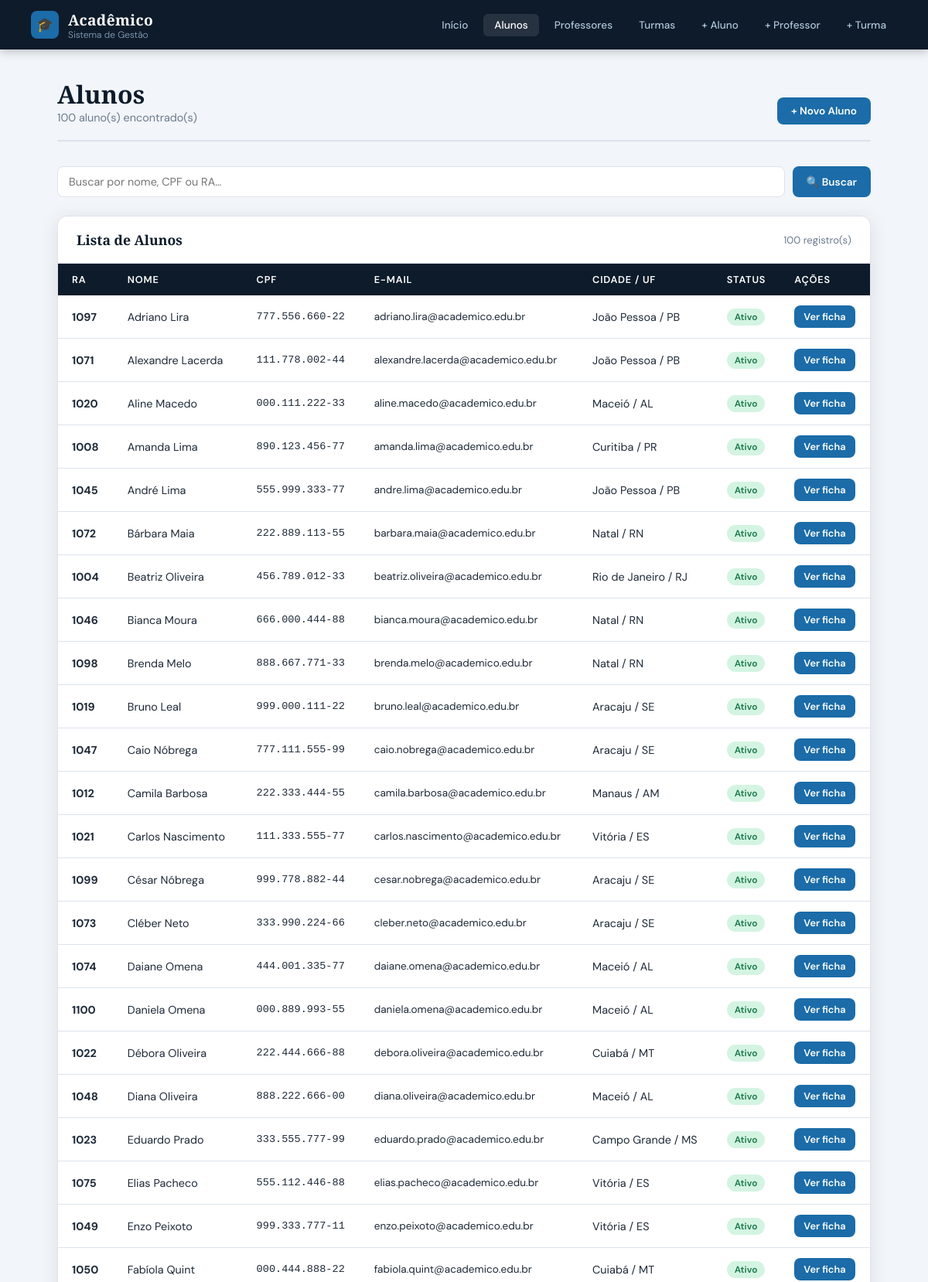
/alunos_lista.php (upper part), run on the app's committed database.
### tables this page shows
CREATE TABLE `alunos` (
  `ra`        INT(16)      NOT NULL AUTO_INCREMENT,
  `nome`      VARCHAR(80)  NOT NULL,
  `cpf`       CHAR(14)     NOT NULL,
  `email`     VARCHAR(100) NOT NULL,
  `telefone`  VARCHAR(20)  DEFAULT NULL,
  `data_nasc` DATE         DEFAULT NULL,
  `endereco`  VARCHAR(150) DEFAULT NULL,
  `cidade`    VARCHAR(60)  DEFAULT NULL,
  `uf`        CHAR(2)      DEFAULT NULL,
  `ativo`     TINYINT(1)   NOT NULL DEFAULT 1,
  PRIMARY KEY (`ra`)
);

### alunos_lista.php (the view, shortened to what this page needs)
<?php
include('./_header.php');
include('./conect.php');
$busca = isset($_GET['busca']) ? mysqli_real_escape_string($con, trim($_GET['busca'])) : '';
if ($busca !== '') {
  $query = "SELECT * FROM alunos WHERE ativo=1
            AND (nome LIKE '%$busca%' OR cpf LIKE '%$busca%' OR ra LIKE '%$busca%')
            ORDER BY nome";
} else {
  $query = "SELECT * FROM alunos WHERE ativo=1 ORDER BY nome";
}
$resultado = mysqli_query($con, $query);
$total     = mysqli_num_rows($resultado);
?>
<main class="page">
  <div class="page-header">
    <div>
      <h2>Alunos</h2>
      <p><?php echo $total ?> aluno(s) encontrado(s)</p>
    </div>
    <a href="alunocadas.php" class="btn btn-primary">+ Novo Aluno</a>
  </div>
  <form method="GET" action="alunos_lista.php" style="margin-bottom:24px;display:flex;gap:10px;">
    <input type="text" name="busca" value="<?php echo htmlspecialchars($busca) ?>"
           placeholder="Buscar por nome, CPF ou RA…"
           style="flex:1;padding:10px 14px;border:1.5px solid var(--border);border-radius:8px;
                  font-family:'DM Sans',sans-serif;font-size:.9rem;outline:none;">
    <button type="submit" class="btn btn-primary">🔍 Buscar</button>
  </form>
  <div class="table-card">
    <div class="table-toolbar">
      <h3>Lista de Alunos</h3>
      <span style="font-size:.82rem;color:var(--muted);"><?php echo $total ?> registro(s)</span>
    </div>
    <?php if ($total === 0): ?>
    <div class="empty-state">
      <div class="icon">🔍</div>
      <p>Nenhum aluno encontrado<?php echo $busca ? " para \"$busca\"" : '' ?>.</p>
    </div>
    <?php else: ?>
    <div style="overflow-x:auto;">
      <table class="data-table">
        <thead>
          <tr>
            <th>RA</th>
            <th>Nome</th>
            <th>CPF</th>
            <th>E-mail</th>
            <th>Cidade / UF</th>
            <th>Status</th>
            <th>Ações</th>
          </tr>
        </thead>
        <tbody>
          <?php while ($a = mysqli_fetch_assoc($resultado)): ?>
          <tr>
            <td><strong><?php echo $a['ra'] ?></strong></td>
            <td><?php echo htmlspecialchars($a['nome']) ?></td>
            <td style="font-family:monospace;font-size:.85rem;"><?php echo $a['cpf'] ?></td>
            <td style="font-size:.85rem;"><?php echo htmlspecialchars($a['email']) ?></td>
            <td><?php echo htmlspecialchars($a['cidade']) ?><?php echo $a['uf'] ? ' / '.$a['uf'] : '' ?></td>
            <td><span class="badge badge-green">Ativo</span></td>
            <td>
              <a href="aluno_ficha.php?ra=<?php echo $a['ra'] ?>" class="btn btn-sm btn-primary">Ver ficha</a>
            </td>
          </tr>
          <?php endwhile; ?>
        </tbody>
      </table>
    </div>
    <?php endif; ?>
  </div>
</main>
</body>
</html>

### estilo.css (style rules this page uses)
*, *::before, *::after { box-sizing: border-box; margin: 0; padding: 0; }
:root { --navy: #0d1b2a; --teal: #1b6ca8; --teal-l: #2485c7; --gold: #e8a020; --bg: #f2f5f9; --card: #ffffff; --border: #dde3ed; --text: #1e2a38; --muted: #6b7a8d; --danger: #c0392b; --success:#1a7a4a; --radius: 12px; --shadow: 0 4px 24px rgba(13,27,42,.10); }
body { font-family: 'DM Sans', sans-serif; background: var(--bg); color: var(--text); min-height: 100vh; }
.page { max-width: 1100px; margin: 0 auto; padding: 40px 24px 60px; }
.page-header { display: flex; align-items: flex-end; justify-content: space-between; margin-bottom: 32px; border-bottom: 2px solid var(--border); padding-bottom: 20px; }
.page-header h2 { font-family: 'Playfair Display', serif; font-size: 2rem; color: var(--navy); line-height: 1.1; }
.page-header p { font-size: .9rem; color: var(--muted); margin-top: 4px; }
.btn { display: inline-flex; align-items: center; gap: 6px; padding: 9px 18px; border-radius: 8px; font-family: 'DM Sans', sans-serif; font-size: .85rem; font-weight: 600; text-decoration: none; cursor: pointer; border: none; transition: background .2s, transform .15s; }
.btn-primary { background: var(--teal); color: #fff; }
.btn-sm { padding: 6px 12px; font-size: .8rem; }
.table-card { background: var(--card); border: 1px solid var(--border); border-radius: var(--radius); box-shadow: var(--shadow); overflow: hidden; }
.table-toolbar { display: flex; align-items: center; justify-content: space-between; padding: 18px 24px; border-bottom: 1px solid var(--border); }
.table-toolbar h3 { font-family: 'Playfair Display', serif; font-size: 1.1rem; color: var(--navy); }
table.data-table { width: 100%; border-collapse: collapse; }
table.data-table thead { background: var(--navy); color: #fff; }
table.data-table thead th { padding: 12px 18px; font-size: .8rem; font-weight: 600; text-transform: uppercase; letter-spacing: .06em; text-align: left; }
table.data-table tbody tr { border-bottom: 1px solid var(--border); transition: background .15s; }
table.data-table tbody td { padding: 13px 18px; font-size: .9rem; }
.badge { display: inline-block; padding: 3px 10px; border-radius: 20px; font-size: .75rem; font-weight: 600; }
.badge-green { background: #d4f4e2; color: var(--success); }

### data on the page
alunos: ra "1097", nome "Adriano Lira", cpf "777.556.660-22", email "adriano.lira@academico.edu.br", cidade "João Pessoa", uf "PB"
alunos: ra "1071", nome "Alexandre Lacerda", cpf "111.778.002-44", email "alexandre.lacerda@academico.edu.br", cidade "João Pessoa", uf "PB"
alunos: ra "1020", nome "Aline Macedo", cpf "000.111.222-33", email "aline.macedo@academico.edu.br", cidade "Maceió", uf "AL"
alunos: ra "1008", nome "Amanda Lima", cpf "890.123.456-77", email "amanda.lima@academico.edu.br", cidade "Curitiba", uf "PR"
alunos: ra "1045", nome "André Lima", cpf "555.999.333-77", email "andre.lima@academico.edu.br", cidade "João Pessoa", uf "PB"
alunos: ra "1072", nome "Bárbara Maia", cpf "222.889.113-55", email "barbara.maia@academico.edu.br", cidade "Natal", uf "RN"
alunos: ra "1004", nome "Beatriz Oliveira", cpf "456.789.012-33", email "beatriz.oliveira@academico.edu.br", cidade "Rio de Janeiro", uf "RJ"
alunos: ra "1046", nome "Bianca Moura", cpf "666.000.444-88", email "bianca.moura@academico.edu.br", cidade "Natal", uf "RN"
alunos: ra "1098", nome "Brenda Melo", cpf "888.667.771-33", email "brenda.melo@academico.edu.br", cidade "Natal", uf "RN"
alunos: ra "1019", nome "Bruno Leal", cpf "999.000.111-22", email "bruno.leal@academico.edu.br", cidade "Aracaju", uf "SE"
alunos: ra "1047", nome "Caio Nóbrega", cpf "777.111.555-99", email "caio.nobrega@academico.edu.br", cidade "Aracaju", uf "SE"
alunos: ra "1012", nome "Camila Barbosa", cpf "222.333.444-55", email "camila.barbosa@academico.edu.br", cidade "Manaus", uf "AM"
alunos: ra "1021", nome "Carlos Nascimento", cpf "111.333.555-77", email "carlos.nascimento@academico.edu.br", cidade "Vitória", uf "ES"
alunos: ra "1099", nome "César Nóbrega", cpf "999.778.882-44", email "cesar.nobrega@academico.edu.br", cidade "Aracaju", uf "SE"
alunos: ra "1073", nome "Cléber Neto", cpf "333.990.224-66", email "cleber.neto@academico.edu.br", cidade "Aracaju", uf "SE"
alunos: ra "1074", nome "Daiane Omena", cpf "444.001.335-77", email "daiane.omena@academico.edu.br", cidade "Maceió", uf "AL"
alunos: ra "1100", nome "Daniela Omena", cpf "000.889.993-55", email "daniela.omena@academico.edu.br", cidade "Maceió", uf "AL"
alunos: ra "1022", nome "Débora Oliveira", cpf "222.444.666-88", email "debora.oliveira@academico.edu.br", cidade "Cuiabá", uf "MT"
alunos: ra "1048", nome "Diana Oliveira", cpf "888.222.666-00", email "diana.oliveira@academico.edu.br", cidade "Maceió", uf "AL"
alunos: ra "1023", nome "Eduardo Prado", cpf "333.555.777-99", email "eduardo.prado@academico.edu.br", cidade "Campo Grande", uf "MS"
alunos: ra "1075", nome "Elias Pacheco", cpf "555.112.446-88", email "elias.pacheco@academico.edu.br", cidade "Vitória", uf "ES"
alunos: ra "1049", nome "Enzo Peixoto", cpf "999.333.777-11", email "enzo.peixoto@academico.edu.br", cidade "Vitória", uf "ES"
alunos: ra "1050", nome "Fabíola Quint", cpf "000.444.888-22", email "fabiola.quint@academico.edu.br", cidade "Cuiabá", uf "MT"

### other printed values
$total "100"
